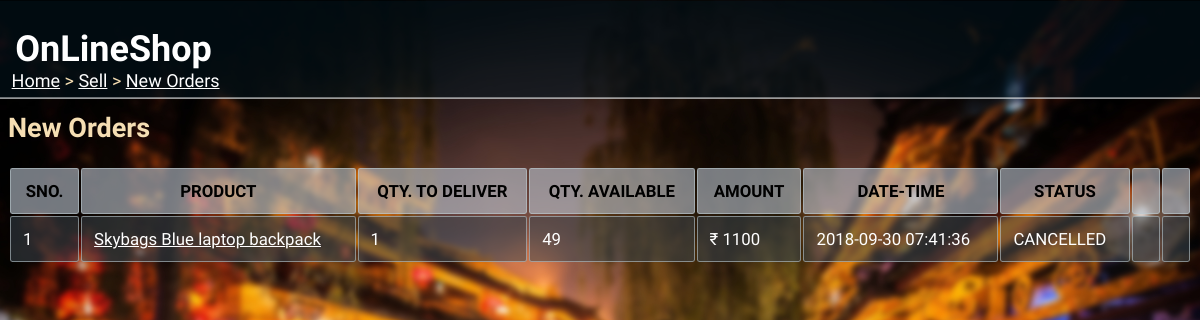
/sell/neworders/ (signed in), run on the app's committed database.
### tables this page shows
CREATE TABLE orders(
orderID varchar(10) PRIMARY KEY,
custID REFERENCES customer(custID),
prodID REFERENCES product(prodID),
quantity integer check(quantity>=1),
date datetime not null,
cost_price decimal(9,2) NOT NULL,
sell_price decimal(9,2) NOT NULL,
status varchar(15) NOT NULL,
CHECK (cost_price < sell_price )
);

CREATE TABLE product(
prodID varchar(10) PRIMARY KEY,
name varchar(30) NOT NULL,
quantity integer CHECK(quantity>=0) NOT NULL,
category varchar(30) NOT NULL ,
cost_price decimal(9,2) NOT NULL,
sell_price decimal(9,2) NOT NULL,
description varchar(100),
sellID varchar(10) REFERENCES seller (sellID),
CHECK (sell_price>cost_price)
);

### __init__.py (the view)
@app.route("/sell/neworders/")
def new_orders():
    if 'userid' not in session:
        return redirect(url_for('home'))
    if session['type']=="Customer":
        abort(403)
    res = sell_orders(session['userid'])
    return render_template('new_orders.html', orders=res)

### dbaccess.py (called while the page is built)
def sell_orders(sellID):
    conn = sqlite3.connect('onlineshop.db')
    cur = conn.cursor()
    a = cur.execute(""" SELECT o.orderID, o.prodID, p.name, o.quantity, p.quantity, o.cost_price, o.date, o.status
                        FROM orders o JOIN product p
                        WHERE o.prodID=p.prodID AND p.sellID=? AND o.status!='RECIEVED'
                        ORDER BY o.date DESC """, (sellID,))
    res = [i for i in a]
    conn.close()
    return res

### templates/new_orders.html (shortened to what this page needs)
<html>
<head>
  <link rel="stylesheet" href="{{url_for('static', filename='main.css')}}">
</head>
<body>
  <div class="sticky">
    <h1>OnLineShop</h1>
  </div>
  <div class="nav">
    <p><a href="/">Home</a> > <a href="/sell">Sell</a> > <a href="">New Orders</a></p>
  </div>
  <h2>New Orders</h2>
  {% if orders|length==0 %}
  <p>You have new orders right now.</p>
  {% else %}
  <table>
    <tr>
      <th>SNO.</th><th>PRODUCT</th><th>QTY. TO DELIVER</th>
      <th>QTY. AVAILABLE</th><th>AMOUNT</th><th>DATE-TIME</th><th>STATUS</th><th></th><th></th>
    </tr>
    {% set cnt={'val':1} %}
    {% for i in orders %}
    <tr>
      <td>{{cnt['val']}}</td><td><a href="/viewproduct/{{i[1]}}">{{i[2]}}</a></td><td>{{i[3]}}</td><td>{{i[4]}}</td>
      <td>₹ {{i[5]}}</td><td>{{i[6]}}</td><td>{{i[7]}}</td>
      {% if i[7]=="PLACED" %}
      {% if i[3]<=i[4] %}
      <td><p class="press"><a href="/dispatch/{{i[0]}}">Dispatch Order</a></p></td>
      {% else %}
      <td>Insufficient Stock</td>
      {% endif %}
      <td><p class="press"><a href="/cancel/{{i[0]}}">Cancel Order</a></p></td>
      {% else %}
      <td></td><td></td>
      {% endif %}
    </tr>
    {% endfor %}
  </table>
  {% endif %}
</body>
</html>

### static/main.css (style rules this page uses)
div.sticky { position: -webkit-sticky; position: sticky; top: 0.2px; margin: -0.7vw; background-color: rgba(3, 22, 32, 0.5); color: white; padding: 0.3vw; font-size: 1.5vw; border-bottom: 1px solid white; font-family: 'Acme'; }
div.sticky h1 { padding-left:1vw; }
body { font-family:'K2D'; font-size: 1.5vw; background-image: url('background2.jpg'); background-size: cover; background-repeat: no-repeat; background-attachment: fixed; color: wheat; max-width: 100%; overflow-x: hidden; }
div.nav { position: fixed; display: block; top: 5vw; margin:-0.7vw; padding-left:1vw; border:none; overflow: hidden; }
div.nav a { text-decoration: underline; color: white; }
table { width: 100%; font-size: 1.4vw; }
th { border: 1px solid rgba(187, 203, 207, 0.589); border-radius: 0.2vw; padding: 1vw; text-align: center; background-color: rgba(185, 196, 206, 0.616); color: black; }
td { border: 1px solid rgba(187, 203, 207, 0.589); border-radius: 0.2vw; padding:1vw; text-align: left; background-color: rgba(60, 71, 80, 0.521); color: white; word-wrap: break-word; }
td a { text-decoration: underline; color: white; }
a { text-decoration: underline; color: white; }

### data on the page
orders: val "1", name "Skybags Blue laptop backpack", quantity "1", quantity "49", cost_price "1100", date "2018-09-30 07:41:36", status "CANCELLED"
